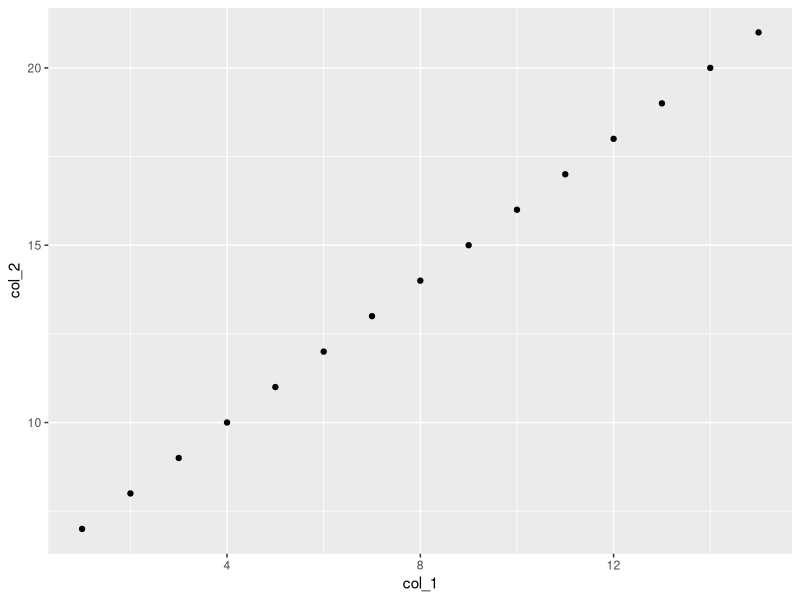

Write the R code that produced this figure.
## ---- chunk 1

#install.packages() is a function to download premade and approved packages from the CRAN

install.packages("ggplot2")

#after the package is installed in your *library* it still needs to be activated

library(ggplot2)

#while the package is called 'ggplot2' it contains a host of new functions (e.g. ggplot, qplot, last_plot, ggsave, etc)


## ---- chunk 2
2+3

3>2

round(3.14)

pi

a  <- c(1,2,3,4,5)
print(a)

b  <- matrix(1:9, 3)
b

mean(b)

c  <- data.frame(col_1 = 1:15, col_2 = 7:21, col_3 = 5:19)
c

library(ggplot2)
#this is an added package which can work with base R syntax or a simplified version of its own, new, syntax
ggplot(c)+geom_point(aes(col_1, col_2))

## ---- chunk 3
print(a)

class(a)

print(b)

class(b)

c

class(c)
## ---- chunk 4
b

b[1,]

b[,3]

b[1,3]

b[1,3]  <- 9
b

## ---- chunk 5
c

c[,1]

c$col_1

sum(c$col_1)


mean(c$col_1)


## ---- chunk 6
c

print(c)

head(c)

tail(c)

View(c)
## ---- chunk 7

dim(c)

str(c)

names(c)

ncol(c)

nrow(c)

summary(c)

table(c$col_3)

b
table(b)
table(b[,3])


## This is where outside packages can come into play and provide better tools

install.packages('skimr')
library(skimr)

skim(c)

## ---- chunk 8
b
b[1,3]  <- 7
b

## ---- chunk 9
d  <- c(11,14,17)
b[1,]  <- d
b
## ---- chunk 10
e  <- c("blue", "red", "green")
b[2,]  <- e
b
## ---- chunk 11
a
class(a)

a  <- as.character(a)
a
class(a)
## ---- chunk 12

b[2,]  <- a[1:3]
b

b <- as.numeric(b)
b

b  <- matrix(b, nrow = 3)
b

## ---- chunk 13
b_sorted  <- sort(b)
b_sorted
## ---- chunk 14
b_ordered  <- order(b)
b_ordered
## ---- chunk 15
b_ranked  <- rank(b)
b_ranked

## ---- chunk 16

df  <- data.frame(as.vector(b),b_sorted, b_ordered, b_ranked)

df


## ---- chunk 17

a  <- 1:9
a  <- as.character(a)
e  <- c("pink", "red", "pink", "yellow", "pink", "blue", "blue", "pink", "pink")
e

df_2  <- data.frame(a,df, e)
df_2

pink  <- df_2$e == "pink"
pink

top_half  <- df_2$b_ranked >= mean(df_2$b_ranked)
top_half

filter_variables  <- pink & top_half

df_2$as.vector.b.[filter_variables]

table(filter_variables)


## ---- chunk 18

df
a


#ADD
df$a  <- a
df

df  <- cbind(df,"color" = e)
df

#MOVE
df  <- subset(df, select=c(a, as.vector.b.:color))
df


#REMOVE or DROP or KEEP 
df$b_sorted  <- NULL
df

#this version does not alter or delete information from the original data frame 
df[ ,names(df) != 'b_ordered']
df


df_3  <- df[,names(df != 'b_ordered')]
df_3


df_4  <- df[ , !(names(df) == 'b_ordered')]
df_4$a.1  <- NULL
df_4

## ---- chunk 19

#new observation
new_ob  <- c("10", 22, 10.0, "blue")

new_ob

df_4  <- rbind(df_4, new_ob)
df_4


#move observations 



#delete observations 
